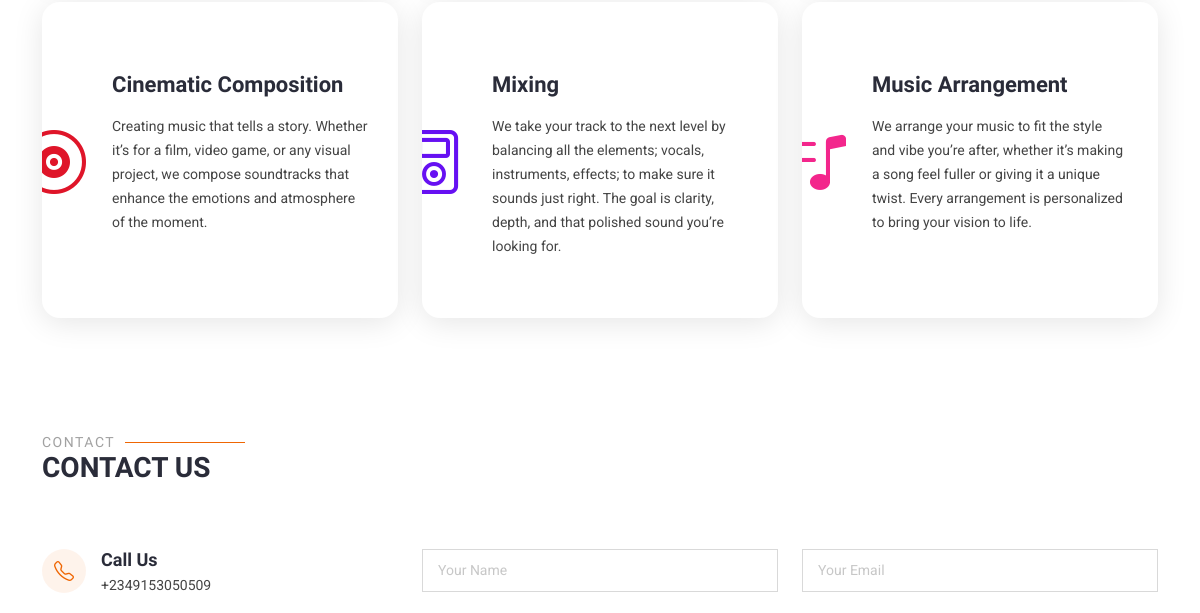
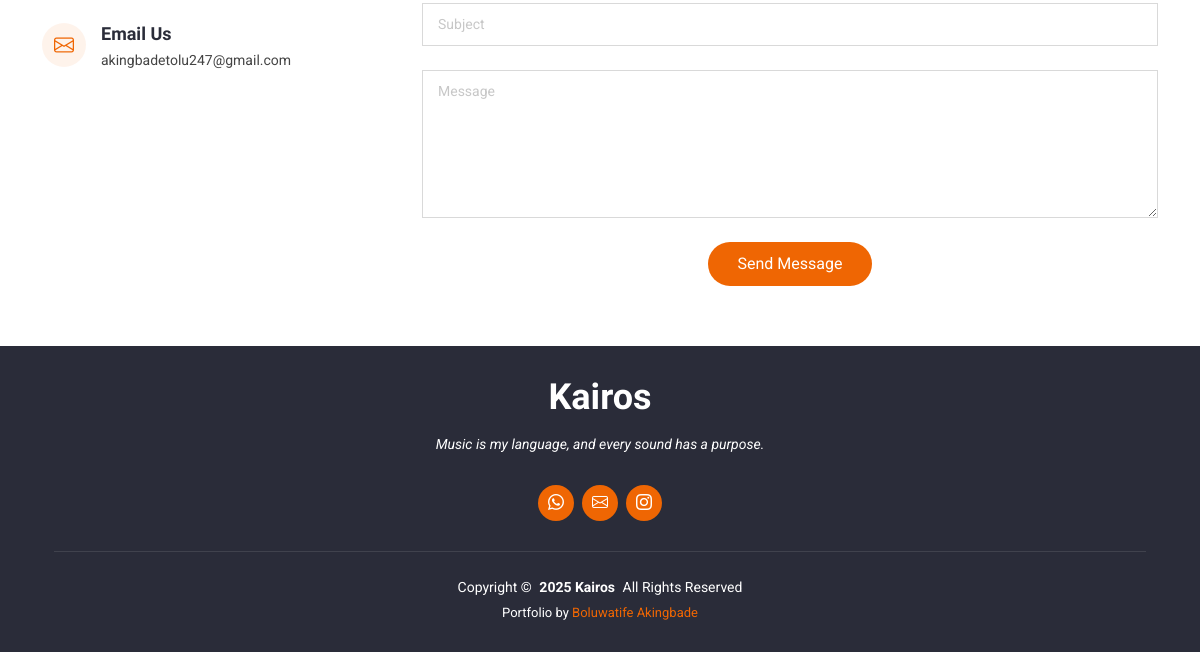
The app's page / (lower part), older data (2 pictures, top to bottom).
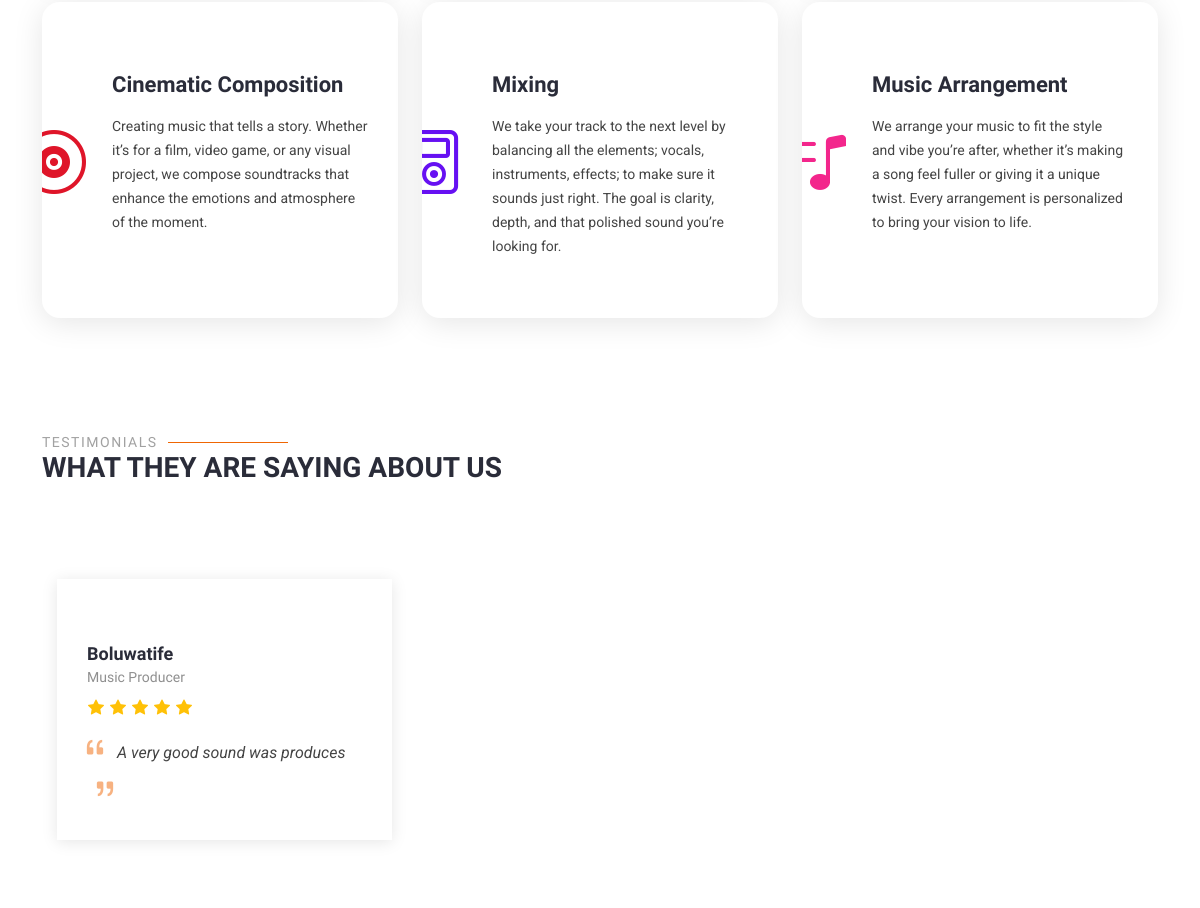
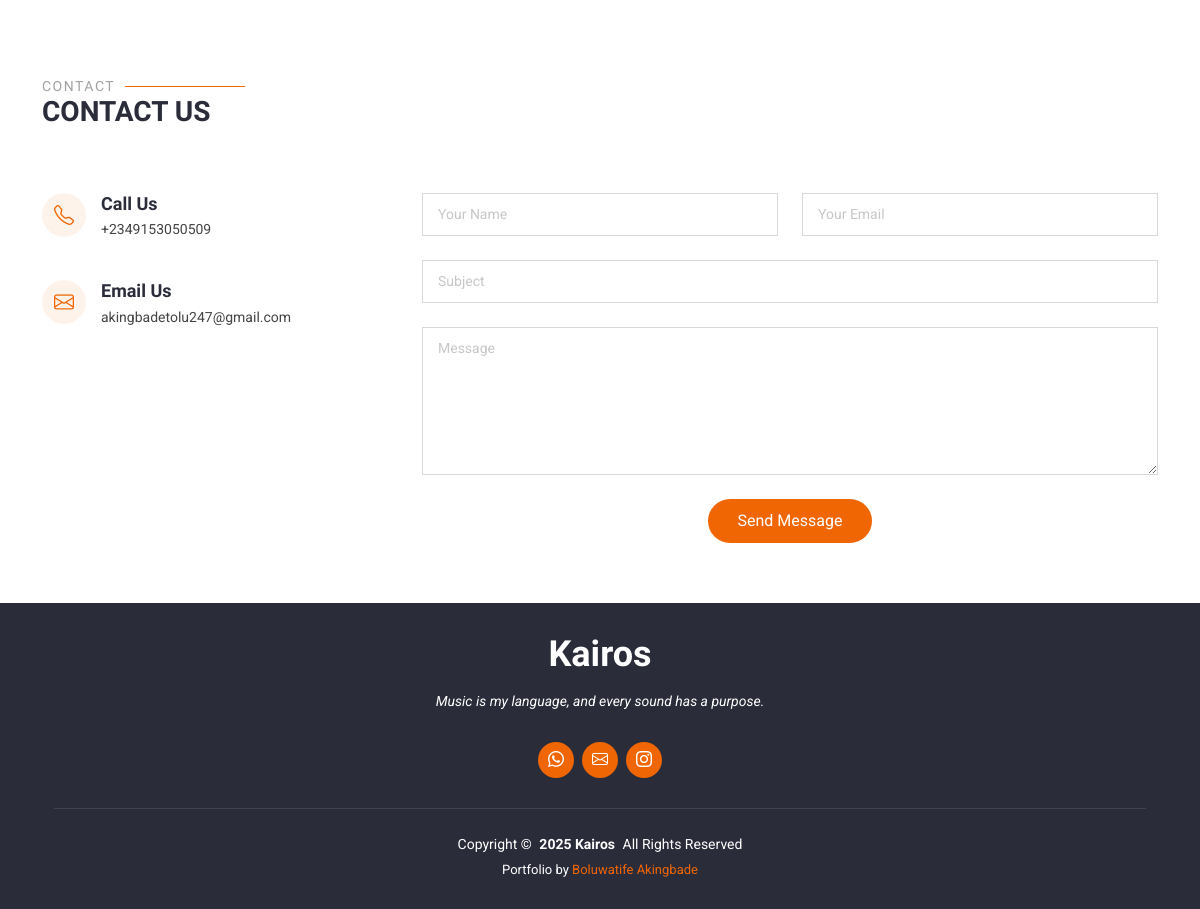
The same page, newer data (2 pictures, top to bottom).
### app/models.py (models this page shows, shortened)
class WhatOffered(models.Model):
    title = models.CharField(max_length=100)
    description = models.TextField()

class PageTitle(models.Model):
    title = models.CharField(max_length=100)

class Heropage(models.Model):
    heading_text_1 = models.CharField(max_length=100)
    heading_underline_text_1 = models.CharField(max_length=100)
    heading_description_1 = models.TextField()
    heading_text_2 = models.CharField(max_length=100)
    heading_underline_text_2 = models.CharField(max_length=100)
    heading_description_2 = models.TextField()

class Testimonial(models.Model):
    rate = {
        "1": "1",
        "2": "2",
        "3": "3",
        "4": "4",
        "5": "5",
    }
    name = models.CharField(max_length=25)
    who_you_are = models.CharField(max_length=25)
    rating = models.CharField(max_length=1, choices=rate)
    testimony = models.CharField(max_length=255)
    user_image = CloudinaryField('image', blank=False, null=False)

### app/views.py (the view)
# urls.py: path("", views.home, name="home"),
def home(request):
    title = PageTitle.objects.first()
    heroitems = Heropage.objects.first()
    about = About.objects.first()
    whatoffered = WhatOffered.objects.all()
    audios = AudioFile.objects.all()
    context = {
        'title': title.title,
        'heading_text_1': heroitems.heading_text_1,
        'heading_underline_text_1': heroitems.heading_underline_text_1,
        'heading_description_1': heroitems.heading_description_1,
        'heading_text_2': heroitems.heading_text_2,
        'heading_underline_text_2': heroitems.heading_underline_text_2,
        'heading_description_2': heroitems.heading_description_2,
        'short_about': about.short_about,
        'about_list_1': about.about_list_1,
        'about_list_2': about.about_list_2,
        'about_list_3': about.about_list_3,
        'long_about': about.long_about,
        'testimonials': Testimonial.objects.all(),
        'faq': Faq.objects.all(),
        'audios': audios
    }
    for i, item in enumerate(whatoffered, start=1):
        context['what_offered_title_%s' %i] = item.title
        context['what_offered_description_%s' %i] = item.description
    return render(request, "index.html", context)

### templates/index.html (shortened to what this page needs)
<!DOCTYPE html>
{% load static %}
<html lang="en">
<head>
  <link rel="stylesheet" href="https://cdn.plyr.io/3.7.8/plyr.css">
  <link href="{% static 'vendor/bootstrap/css/bootstrap.min.css'%}" rel="stylesheet">
  <link href="{% static 'vendor/bootstrap-icons/bootstrap-icons.css'%}" rel="stylesheet">
  <link href="{% static 'vendor/aos/aos.css'%}" rel="stylesheet">
  <link href="{% static 'vendor/animate.css/animate.min.css'%}" rel="stylesheet">
  <link href="{% static 'vendor/glightbox/css/glightbox.min.css'%}" rel="stylesheet">
  <link href="{% static 'vendor/swiper/swiper-bundle.min.css'%}" rel="stylesheet">
  <link href="{% static 'css/main.css'%}" rel="stylesheet">
</head>
<body class="index-page">
  <main class="main">
    <section id="services" class="services section">
      <div class="container">
        <div class="row gy-4">
          <div class="col-lg-4 col-md-6" data-aos="fade-up" data-aos-delay="400">
            <div class="service-item position-relative">
              <div class="icon">
                <i class="pliut bi bi-vinyl" style="color: #df1529;"></i>
              </div>
              <h3 class="lwek">{{what_offered_title_4}}</h3>
              <p class="oioi">{{what_offered_description_4}}</p>
            </div>
          </div>
          <div class="col-lg-4 col-md-6" data-aos="fade-up" data-aos-delay="500">
            <div class="service-item position-relative">
              <div class="icon">
                <i class="pliut bi bi-music-player" style="color: #6610f2;"></i>
              </div>
              <h3 class="lwek">{{what_offered_title_5}}</h3>
              <p class="oioi">{{what_offered_description_5}}</p>
            </div>
          </div>
          <div class="col-lg-4 col-md-6" data-aos="fade-up" data-aos-delay="600">
            <div class="service-item position-relative">
              <div class="icon">
                <i class="pliut bi bi-music-note-list" style="color: #f3268c;"></i>
              </div>
              <h3 class="lwek">{{what_offered_title_6}}</h3>
              <p class="oioi">{{what_offered_description_6}}</p>
            </div>
          </div>
        </div>
      </div>
    </section>
    {% if testimonials|length >= 1 %}
    <section id="testimonials" class="testimonials section">
      <div class="container section-title" data-aos="fade-up">
        <h2>Testimonials</h2>
        <p>What they are saying about us</p>
      </div>
      <div class="container tre" data-aos="fade-up" data-aos-delay="100">
        <div class="swiper init-swiper">
          <div class="swiper-wrapper">
            {% for testimony in testimonials %}
            <div class="swiper-slide">
              <div class="testimonial-item">
                <h3>{{testimony.name}}</h3>
                <h4>{{testimony.who_you_are}}</h4>
                <div class="stars">
                  {% for _ in ""|rjust:testimony.rating %}<i class="bi bi-star-fill"></i>
                  {% endfor %}
                </div>
                <p>
                  <i class="bi bi-quote quote-icon-left"></i>
                  <span>{{testimony.testimony}}</span>
                  <i class="bi bi-quote quote-icon-right"></i>
                </p>
              </div>
            </div>
            {% endfor %}
          </div>
        </div>
      </div>
    </section>
    {% endif %}
    <section id="contact" class="contact section">
      <div class="container section-title" data-aos="fade-up">
        <h2>Contact</h2>
        <p>Contact Us</p>
      </div>
      <div class="container tre" data-aos="fade" data-aos-delay="100">
        <div class="row gy-4">
          <div class="col-lg-4">
            <div class="info-item d-flex" data-aos="fade-up" data-aos-delay="300">
              <i class="bi bi-telephone flex-shrink-0"></i>
              <div>
                <h3>Call Us</h3>
                <p>+2349153050509</p>
              </div>
            </div>
            <div class="info-item d-flex" data-aos="fade-up" data-aos-delay="400">
              <i class="bi bi-envelope flex-shrink-0"></i>
              <div>
                <h3>Email Us</h3>
                <p>akingbadetolu247@gmail.com</p>
              </div>
            </div>
          </div>
          <div class="col-lg-8">
            <form action=mailto:"akingabdetolu247@gmail.com" method="get" class="email-form" data-aos="fade-up"
              data-aos-delay="200">
              <div class="row gy-4">
                <div class="col-md-6">
                  <input type="text" name="name" class="form-control" placeholder="Your Name" required="">
                </div>
                <div class="col-md-6 ">
                  <input type="email" class="form-control" name="email" placeholder="Your Email" required="">
                </div>
                <div class="col-md-12">
                  <input type="text" class="form-control" name="subject" placeholder="Subject" required="">
                </div>
                <div class="col-md-12">
                  <textarea class="form-control" name="message" rows="6" placeholder="Message" required=""></textarea>
                </div>
                <div class="col-md-12 text-center">
                  <button type="submit">Send Message</button>
                </div>
              </div>
            </form>
          </div>
        </div>
      </div>
    </section>
  </main>
  <footer id="footer" class="footer dark-background">
    <div class="container tre">
      <h3 class="sitename">{{title}}</h3>
      <p>{{heading_text_1}} {{heading_underline_text_1}}</p>
      <div class="social-links d-flex justify-content-center">
        <a href="https://wa.link/uqyxpl" target="_blank"><i class="bi bi-whatsapp"></i></a>
        <a href=mailto:"https://akingabdetolu247@gmail.com" target="_blank"><i class="bi bi-envelope"></i></a>
        <a href="https://www.instagram.com/kairoskeys/" target="_blank"><i class="bi bi-instagram"></i></a>
      </div>
      <div class="container">
        <div class="copyright">
          <span>Copyright ©</span> <strong class="px-1 sitename">2025 Kairos</strong> <span>All Rights Reserved</span>
        </div>
        <div class="credits">
          Portfolio by <a href=mailto:"boluwatife8081@gmail.com">Boluwatife Akingbade</a>
        </div>
      </div>
    </div>
  </footer>
</body>
</html>

Row changes from the older to the newer data that the page shows:
added Testimonial: name "Boluwatife", who_you_are "Music Producer", rating "5" (drawn), testimony "A very good sound was produces"
Text that changed along with them:
text now shown: "TESTIMONIALS WHAT THEY ARE SAYING ABOUT US"
